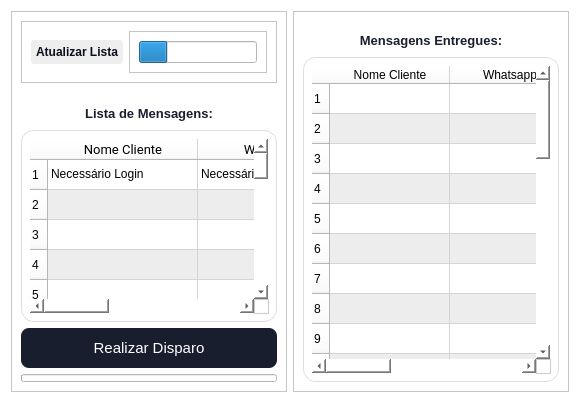
            <widget class="QWidget" name="pg_oportunidades">
             <property name="styleSheet">
              <string notr="true">background-color: rgb(255, 255, 255);</string>
             </property>
             <layout class="QHBoxLayout" name="horizontalLayout_3">
              <item>
               <widget class="QFrame" name="frame_lista_disparo">
                <property name="maximumSize">
                 <size>
                  <width>16777215</width>
                  <height>16777215</height>
                 </size>
                </property>
                <property name="frameShape">
                 <enum>QFrame::StyledPanel</enum>
                </property>
                <property name="frameShadow">
                 <enum>QFrame::Raised</enum>
                </property>
                <layout class="QVBoxLayout" name="verticalLayout_10">
                 <item>
                  <widget class="QFrame" name="box_container_update_list">
                   <property name="frameShape">
                    <enum>QFrame::StyledPanel</enum>
                   </property>
                   <property name="frameShadow">
                    <enum>QFrame::Raised</enum>
                   </property>
                   <layout class="QHBoxLayout" name="horizontalLayout_5">
                    <item>
                     <widget class="QPushButton" name="btn_atualizar_clientes">
                      <property name="cursor">
                       <cursorShape>PointingHandCursor</cursorShape>
                      </property>
                      <property name="mouseTracking">
                       <bool>false</bool>
                      </property>
                      <property name="styleSheet">
                       <string notr="true">
QPushButton{
color:#0B0F1B;
font-weight: 600;
background-color: #EEEEEE;
padding:5px;
border-radius:3px;
}
QPushButton:hover{
color:white;
background-color: #262c43;
}</string>
                      </property>
                      <property name="text">
                       <string>Atualizar Lista</string>
                      </property>
                      <property name="icon">
                       <iconset resource="icons.qrc">
                        <normaloff>:/icons/D:/Space Marketing/Shark Business/1x/refresh.png</normaloff>:/icons/D:/Space Marketing/Shark Business/1x/refresh.png</iconset>
                      </property>
                     </widget>
                    </item>
                    <item>
                     <widget class="QFrame" name="frame_6">
                      <property name="frameShape">
                       <enum>QFrame::StyledPanel</enum>
                      </property>
                      <property name="frameShadow">
                       <enum>QFrame::Raised</enum>
                      </property>
                      <layout class="QVBoxLayout" name="verticalLayout_21">
                       <item>
                        <widget class="QProgressBar" name="update_list_clientes">
                         <property name="minimumSize">
                          <size>
                           <width>0</width>
                           <height>7</height>
                          </size>
                         </property>
                         <property name="value">
                          <number>24</number>
                         </property>
                         <property name="alignment">
                          <set>Qt::AlignCenter</set>
                         </property>
                         <property name="textVisible">
                          <bool>false</bool>
                         </property>
                        </widget>
                       </item>
                      </layout>
                     </widget>
                    </item>
                   </layout>
                  </widget>
                 </item>
                 <item>
                  <widget class="QLabel" name="label_4">
                   <property name="minimumSize">
                    <size>
                     <width>0</width>
                     <height>35</height>
                    </size>
                   </property>
                   <property name="maximumSize">
                    <size>
                     <width>16777215</width>
                     <height>20</height>
                    </size>
                   </property>
                   <property name="contextMenuPolicy">
                    <enum>Qt::DefaultContextMenu</enum>
                   </property>
                   <property name="styleSheet">
                    <string notr="true">color:rgb(25, 30, 46)</string>
                   </property>
                   <property name="text">
                    <string>&lt;html&gt;&lt;head/&gt;&lt;body&gt;&lt;p align=&quot;center&quot;&gt;&lt;span style=&quot; font-size:10pt; font-weight:600;&quot;&gt;Lista de Mensagens:&lt;/span&gt;&lt;/p&gt;&lt;/body&gt;&lt;/html&gt;</string>
                   </property>
                  </widget>
                 </item>
                 <item>
                  <widget class="QTableWidget" name="table_select_clientes">
                   <property name="styleSheet">
                    <string notr="true">QTableWidget{
 border: 1px solid #ddd;
  padding: 8px;
 border-radius:13px;
 width: 100%;
alternate-background-color: #ededed;
selection-background-color: #282828;

}
</string>
                   </property>
                   <property name="alternatingRowColors">
                    <bool>true</bool>
                   </property>
                   <property name="selectionMode">
                    <enum>QAbstractItemView::SingleSelection</enum>
                   </property>
                   <property name="selectionBehavior">
                    <enum>QAbstractItemView::SelectRows</enum>
                   </property>
                   <property name="textElideMode">
                    <enum>Qt::ElideRight</enum>
                   </property>
                   <property name="showGrid">
                    <bool>true</bool>
                   </property>
                   <property name="gridStyle">
                    <enum>Qt::SolidLine</enum>
                   </property>
                   <property name="sortingEnabled">
                    <bool>true</bool>
                   </property>
                   <property name="rowCount">
                    <number>30</number>
                   </property>
                   <attribute name="horizontalHeaderVisible">
                    <bool>true</bool>
                   </attribute>
                   <attribute name="horizontalHeaderCascadingSectionResizes">
                    <bool>false</bool>
                   </attribute>
                   <attribute name="horizontalHeaderDefaultSectionSize">
                    <number>150</number>
                   </attribute>
                   <attribute name="horizontalHeaderMinimumSectionSize">
                    <number>63</number>
                   </attribute>
                   <attribute name="horizontalHeaderStretchLastSection">
                    <bool>true</bool>
                   </attribute>
                   <row>
                    <property name="text">
                     <string>1</string>
                    </property>
                   </row>
                   <row>
                    <property name="text">
                     <string>2</string>
                    </property>
                   </row>
                   <row>
                    <property name="text">
                     <string>3</string>
                    </property>
                   </row>
                   <row>
                    <property name="text">
                     <string>4</string>
                    </property>
                   </row>
                   <row/>
                   <row/>
                   <row/>
                   <row/>
                   <row/>
                   <row/>
                   <row/>
                   <row/>
                   <row/>
                   <row/>
                   <row/>
                   <row/>
                   <row/>
                   <row/>
                   <row/>
                   <row/>
                   <row/>
                   <row/>
                   <row/>
                   <row/>
                   <row/>
                   <row/>
                   <row/>
                   <row/>
                   <row/>
                   <row/>
                   <column>
                    <property name="text">
                     <string>Nome Cliente</string>
                    </property>
                    <property name="font">
                     <font>
                      <family>Roboto</family>
                      <pointsize>10</pointsize>
                     </font>
                    </property>
                   </column>
                   <column>
                    <property name="text">
                     <string>Whatsapp</string>
                    </property>
                    <property name="font">
                     <font>
                      <family>Roboto</family>
                      <pointsize>10</pointsize>
                     </font>
                    </property>
                   </column>
                   <column>
                    <property name="text">
                     <string>Mensagem</string>
                    </property>
                    <property name="font">
                     <font>
                      <family>Roboto</family>
                      <pointsize>10</pointsize>
                     </font>
                    </property>
                   </column>
                   <item row="0" column="0">
                    <property name="text">
                     <string>Necessário Login</string>
                    </property>
                   </item>
                   <item row="0" column="1">
                    <property name="text">
                     <string>Necessário Login</string>
                    </property>
                   </item>
                   <item row="0" column="2">
                    <property name="text">
                     <string>Necessário Login</string>
                    </property>
                   </item>
                   <item row="1" column="0">
                    <property name="text">
                     <string/>
                    </property>
                   </item>
                   <item row="1" column="1">
                    <property name="text">
                     <string/>
                    </property>
                   </item>
                   <item row="1" column="2">
                    <property name="text">
                     <string/>
                    </property>
                   </item>
                   <item row="2" column="0">
                    <property name="text">
                     <string/>
                    </property>
                   </item>
                   <item row="2" column="1">
                    <property name="text">
                     <string/>
                    </property>
                   </item>
                   <item row="2" column="2">
                    <property name="text">
                     <string/>
                    </property>
                   </item>
                   <item row="3" column="0">
                    <property name="text">
                     <string/>
                    </property>
                   </item>
                   <item row="3" column="1">
                    <property name="text">
                     <string/>
                    </property>
                   </item>
                   <item row="3" column="2">
                    <property name="text">
                     <string/>
                    </property>
                   </item>
                  </widget>
                 </item>
                 <item>
                  <widget class="QPushButton" name="bt_disparo">
                   <property name="minimumSize">
                    <size>
                     <width>0</width>
                     <height>40</height>
                    </size>
                   </property>
                   <property name="cursor">
                    <cursorShape>PointingHandCursor</cursorShape>
                   </property>
                   <property name="styleSheet">
                    <string notr="true">QPushButton{
	background-color:#191E2E;
	color:white;
	border-radius:8px;
	font-size:15px;
}
QPushButton:hover{
	background-color:#ccc;
	color:#191E2E;
	border:1px solid #191E2E;
}
</string>
                   </property>
                   <property name="text">
                    <string>Realizar Disparo</string>
                   </property>
                   <property name="autoRepeat">
                    <bool>false</bool>
                   </property>
                  </widget>
                 </item>
                 <item>
                  <widget class="QProgressBar" name="disparo_progress">
                   <property name="maximumSize">
                    <size>
                     <width>16777215</width>
                     <height>8</height>
                    </size>
                   </property>
                   <property name="value">
                    <number>0</number>
                   </property>
                   <property name="textVisible">
                    <bool>false</bool>
                   </property>
                  </widget>
                 </item>
                </layout>
               </widget>
              </item>
              <item>
               <widget class="QFrame" name="frame_msg_entregues">
                <property name="frameShape">
                 <enum>QFrame::StyledPanel</enum>
                </property>
                <property name="frameShadow">
                 <enum>QFrame::Raised</enum>
                </property>
                <layout class="QVBoxLayout" name="verticalLayout_11">
                 <item>
                  <widget class="QLabel" name="label_5">
                   <property name="minimumSize">
                    <size>
                     <width>0</width>
                     <height>30</height>
                    </size>
                   </property>
                   <property name="maximumSize">
                    <size>
                     <width>16777215</width>
                     <height>20</height>
                    </size>
                   </property>
                   <property name="styleSheet">
                    <string notr="true">color:rgb(25, 30, 46)</string>
                   </property>
                   <property name="text">
                    <string>&lt;html&gt;&lt;head/&gt;&lt;body&gt;&lt;p align=&quot;center&quot;&gt;&lt;span style=&quot; font-size:10pt; font-weight:600;&quot;&gt;Mensagens Entregues:&lt;/span&gt;&lt;/p&gt;&lt;/body&gt;&lt;/html&gt;</string>
                   </property>
                  </widget>
                 </item>
                 <item>
                  <widget class="QTableWidget" name="table_result_clientes">
                   <property name="styleSheet">
                    <string notr="true">QTableWidget{
 border: 1px solid #ddd;
  padding: 8px;
 border-radius:13px;
 width: 100%;
alternate-background-color: #ededed;
selection-background-color: #282828;

}
</string>
                   </property>
                   <property name="alternatingRowColors">
                    <bool>true</bool>
                   </property>
                   <property name="rowCount">
                    <number>30</number>
                   </property>
                   <attribute name="horizontalHeaderDefaultSectionSize">
                    <number>120</number>
                   </attribute>
                   <attribute name="horizontalHeaderStretchLastSection">
                    <bool>true</bool>
                   </attribute>
                   <row/>
                   <row/>
                   <row/>
                   <row/>
                   <row/>
                   <row/>
                   <row/>
                   <row/>
                   <row/>
                   <row/>
                   <row/>
                   <row/>
                   <row/>
                   <row/>
                   <row/>
                   <row/>
                   <row/>
                   <row/>
                   <row/>
                   <row/>
                   <row/>
                   <row/>
                   <row/>
                   <row/>
                   <row/>
                   <row/>
                   <row/>
                   <row/>
                   <row/>
                   <row/>
                   <column>
                    <property name="text">
                     <string>Nome Cliente</string>
                    </property>
                   </column>
                   <column>
                    <property name="text">
                     <string>Whatsapp</string>
                    </property>
                   </column>
                   <column>
                    <property name="text">
                     <string>Status</string>
                    </property>
                   </column>
                  </widget>
                 </item>
                </layout>
               </widget>
              </item>
             </layout>
            </widget>
